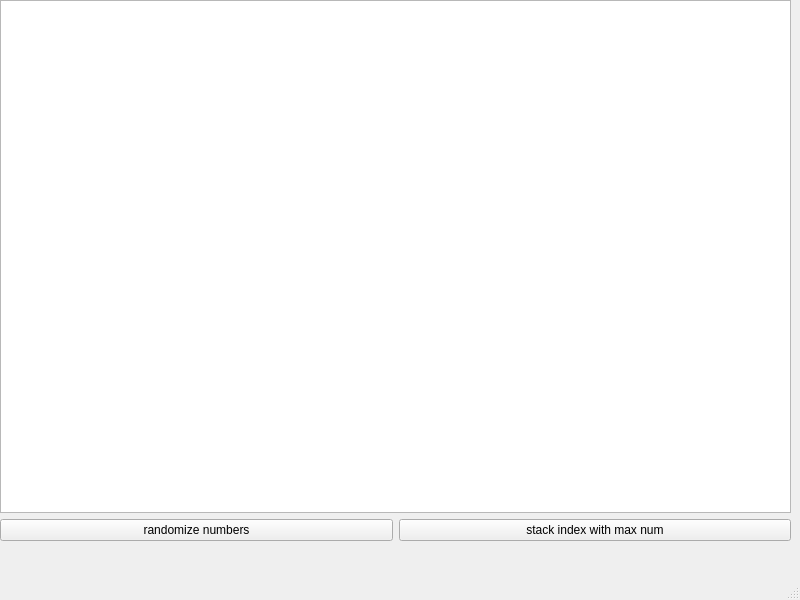
<?xml version="1.0" encoding="UTF-8"?>
<ui version="4.0">
 <class>MainWindow</class>
 <widget class="QMainWindow" name="MainWindow">
  <property name="geometry">
   <rect>
    <x>0</x>
    <y>0</y>
    <width>800</width>
    <height>600</height>
   </rect>
  </property>
  <property name="windowTitle">
   <string>MainWindow</string>
  </property>
  <widget class="QWidget" name="centralwidget">
   <widget class="QWidget" name="verticalLayoutWidget">
    <property name="geometry">
     <rect>
      <x>0</x>
      <y>0</y>
      <width>791</width>
      <height>541</height>
     </rect>
    </property>
    <layout class="QVBoxLayout" name="verticalLayout">
     <item>
      <widget class="QPlainTextEdit" name="plainTextEdit">
       <property name="readOnly">
        <bool>true</bool>
       </property>
      </widget>
     </item>
     <item>
      <layout class="QHBoxLayout" name="horizontalLayout">
       <item>
        <widget class="QPushButton" name="pushButton">
         <property name="text">
          <string>randomize numbers</string>
         </property>
        </widget>
       </item>
       <item>
        <widget class="QPushButton" name="pushButton_2">
         <property name="text">
          <string>stack index with max num</string>
         </property>
        </widget>
       </item>
      </layout>
     </item>
    </layout>
   </widget>
  </widget>
  <widget class="QMenuBar" name="menubar">
   <property name="geometry">
    <rect>
     <x>0</x>
     <y>0</y>
     <width>800</width>
     <height>24</height>
    </rect>
   </property>
  </widget>
  <widget class="QStatusBar" name="statusbar"/>
 </widget>
 <resources/>
 <connections/>
</ui>
